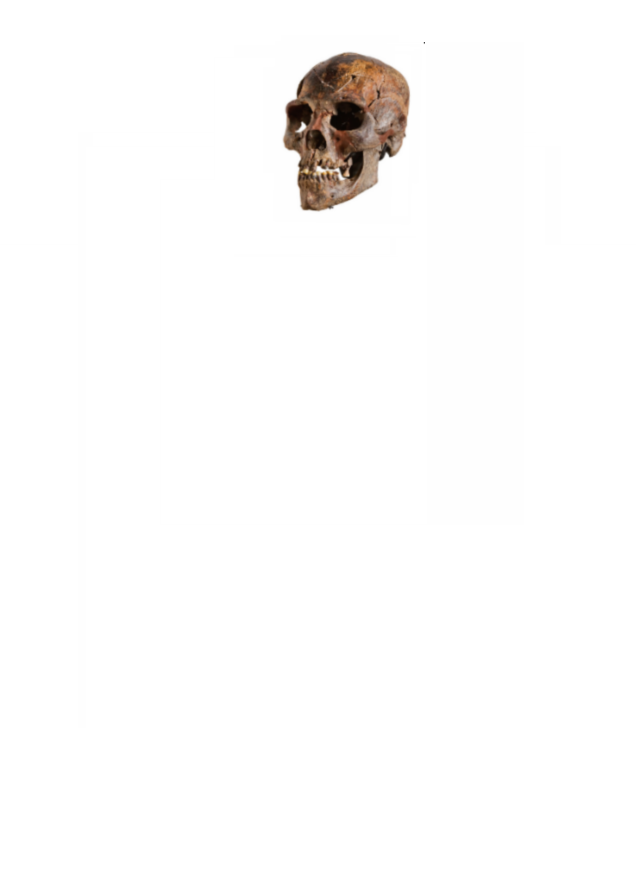
%> input picture skull.png, 636 x 896 px
$ octave buffaloBill.m   (GNU Octave 9; MATLAB toolbox functions it lacks are replaced by stand-ins)
%> lines starting %> are read from the running program, lines starting %| are printed output that depends on the picture
%HighFiImage = im2double(imread('http://cvcl.mit.edu/hybrid/littledog.jpg'))/255;
%LowFiImage = im2double(imread('http://cvcl.mit.edu/hybrid/cat2.jpg'))/255;
HighFiImage = im2double(imread('/Users/nathan/Development/CSE559-HybridImages/skull.png'))/255;
HighFiImage = rgb2gray(HighFiImage);
%> HighFiImage: size 896x636 double
LowFiImage = im2double(imread('/Users/nathan/Development/CSE559-HybridImages/BuffaloBill.jpg'))/255;
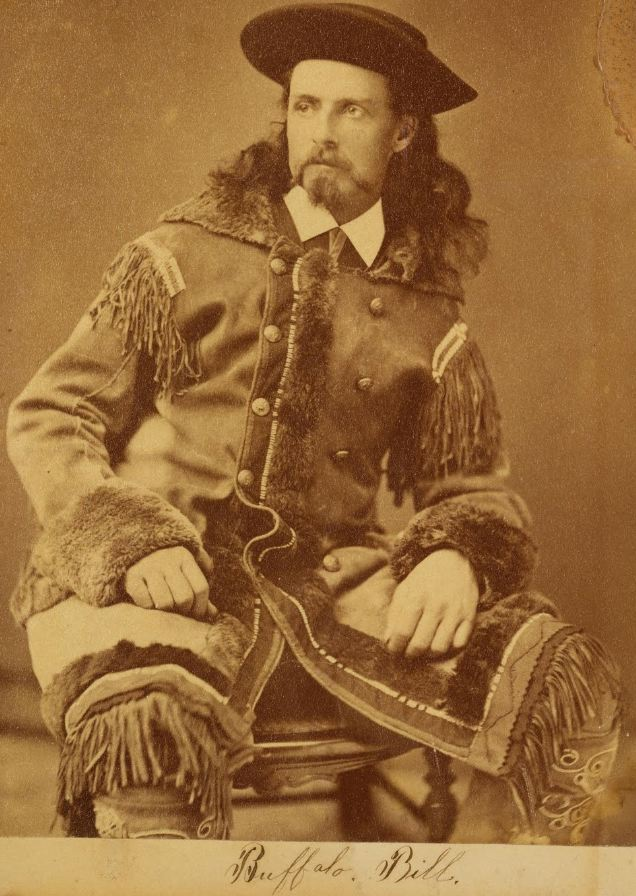
%> input picture BuffaloBill.JPG, 636 x 896 px
LowFiImage = rgb2gray(LowFiImage);
%> LowFiImage: size 896x636 double

hs =50;
fftsize = 1024;
%Gaussian = fspecial('gaussian', hs*2+1, 5);
Gaussian = fspecial('gaussian', hs*2+1, 3.75);
FftHighFiImage = fft2(HighFiImage, fftsize, fftsize);
FftGaussian = fft2(Gaussian, fftsize, fftsize);
HighFiImageFiltered = ifft2(FftHighFiImage .* FftGaussian);
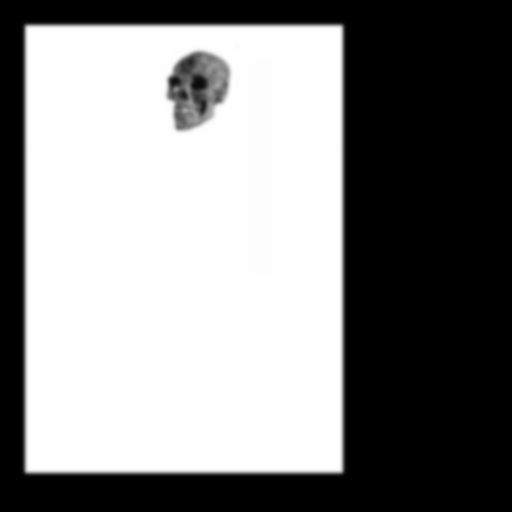
%> HighFiImageFiltered: size 1024x1024 double (shown at 1/2 size); min -3.04e-18, max 0.00392, mean 0.0021; drawn with min black and max white
HighFiImageFiltered =  HighFiImageFiltered(1+hs:size(HighFiImage,1)+hs, 1+hs:size(HighFiImage,2)+hs);
%> HighFiImageFiltered: size 896x636 double
%figure(1), imagesc(HighFiImageFiltered);
%figure(1), imagesc(log(abs(fftshift(FftHighFiImage)))), axis image
figure(2), imagesc(HighFiImageFiltered);

%Gaussian = fspecial('gaussian', hs*2+1, 5);
Gaussian = fspecial('gaussian', hs*2+1, 7);
FftHighFiImage = fft2(HighFiImage, fftsize, fftsize);
FftGaussian = fft2(Gaussian, fftsize, fftsize);
FftLowFiImage = fft2(LowFiImage, fftsize, fftsize);
LowFiImageFiltered = ifft2(FftLowFiImage .* FftGaussian);
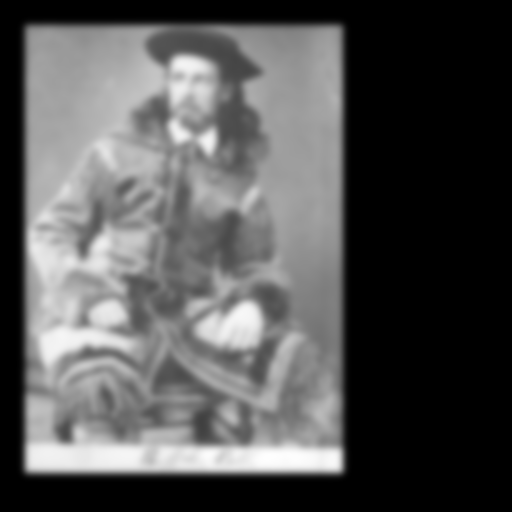
%> LowFiImageFiltered: size 1024x1024 double (shown at 1/2 size); min -1.73e-18, max 0.00293, mean 0.000964; drawn with min black and max white
LowFiImageFiltered =  LowFiImageFiltered(1+hs:size(LowFiImage,1)+hs, 1+hs:size(LowFiImage,2)+hs);
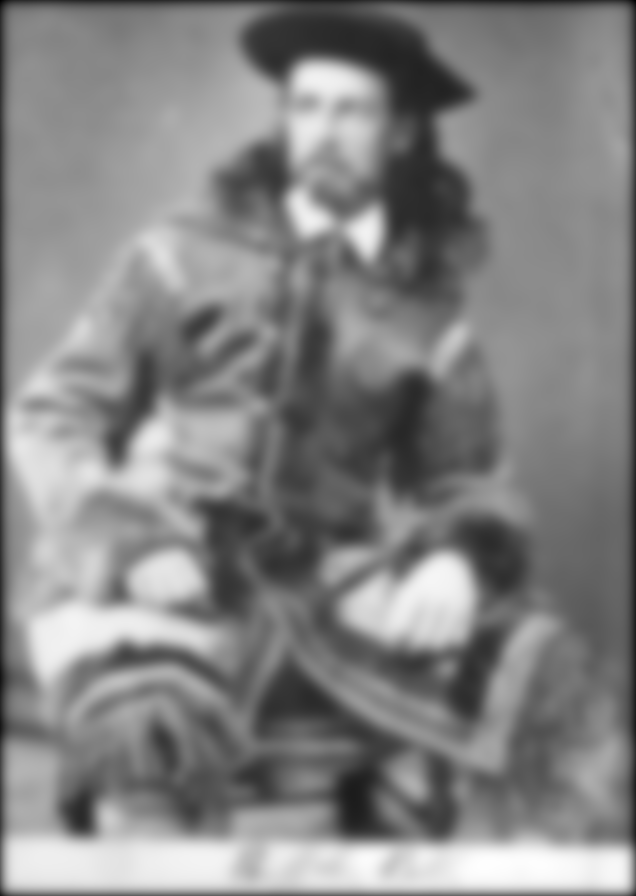
%> LowFiImageFiltered: size 896x636 double; min 0.000464, max 0.00293, mean 0.00174; drawn with min black and max white
LaplacianFilteredImage = LowFiImage - LowFiImageFiltered;
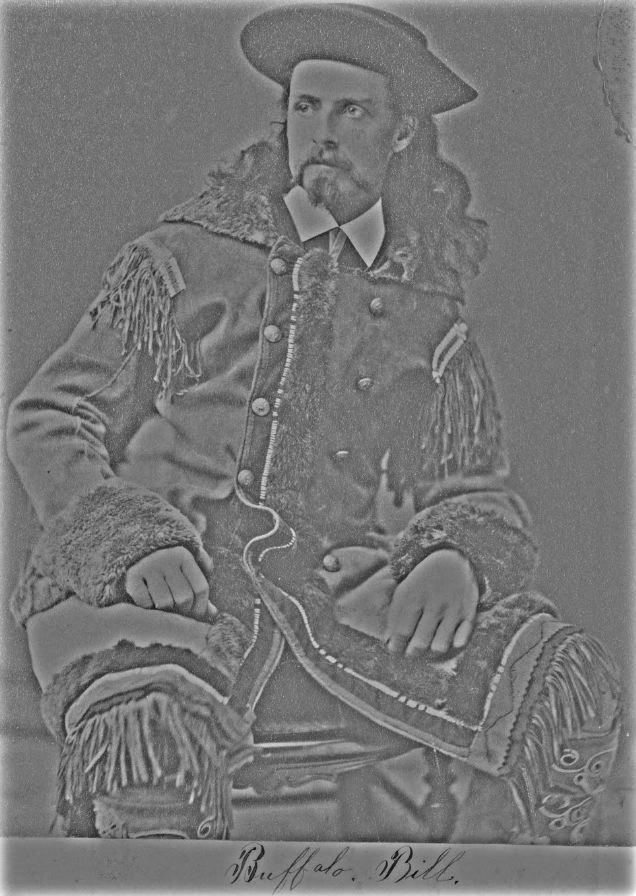
%> LaplacianFilteredImage: size 896x636 double; min -0.00175, max 0.00208, mean 2.95e-05; drawn with min black and max white
%imagesc(LaplacianFilteredImage)
%figure(3), imagesc(log(abs(fftshift(FftLowFiImage)))), axis image
figure(4), imagesc(LaplacianFilteredImage);
%> after `imagesc(LaplacianFilteredImage)`:
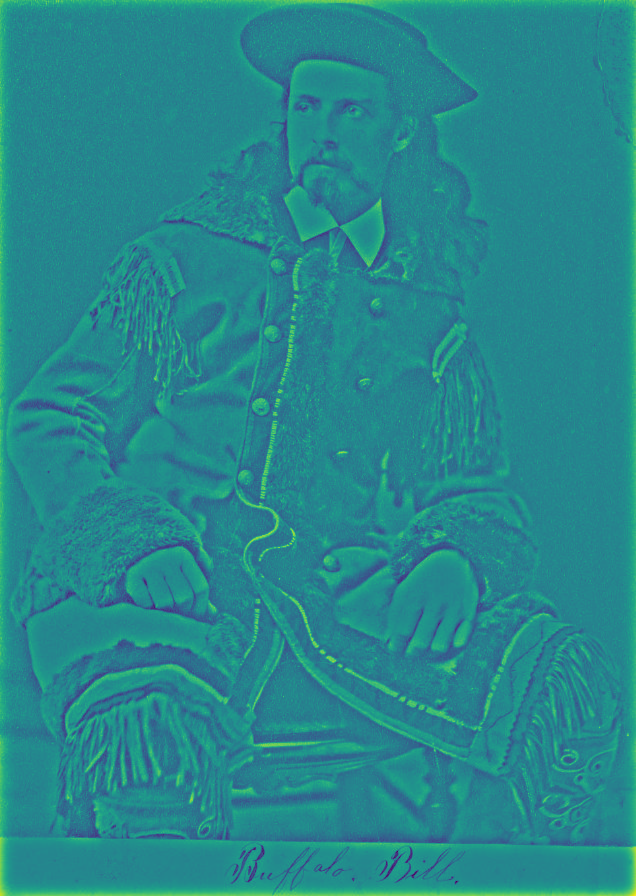
%> displayed picture: size 896x636x3, on the screen's scale of 0 to 255; mean R, G, B 37.8, 135.6, 140


HybridImage = real(LaplacianFilteredImage + HighFiImageFiltered);
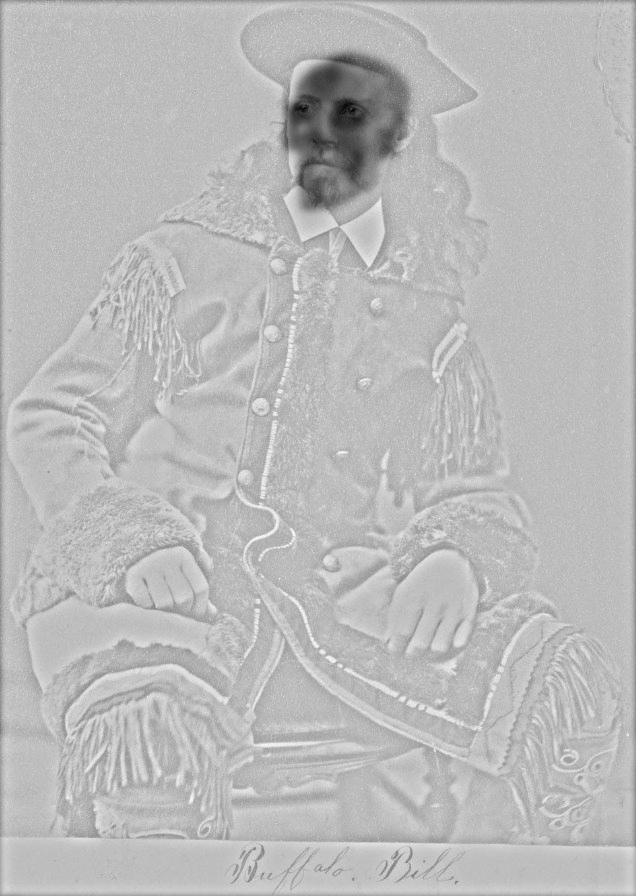
%> HybridImage: size 896x636 double; min -0.000791, max 0.00556, mean 0.00386; drawn with min black and max white
HybridImage = HybridImage - min(min(HybridImage));
HybridImage = HybridImage / max(max(HybridImage));

figure(5), imagesc(HybridImage), colormap gray, axis off, axis image, title('Hybrid Image');
imwrite(HybridImage, '/Users/nathan/Development/CSE559-HybridImages/buffaloBill-filtered.jpg');
